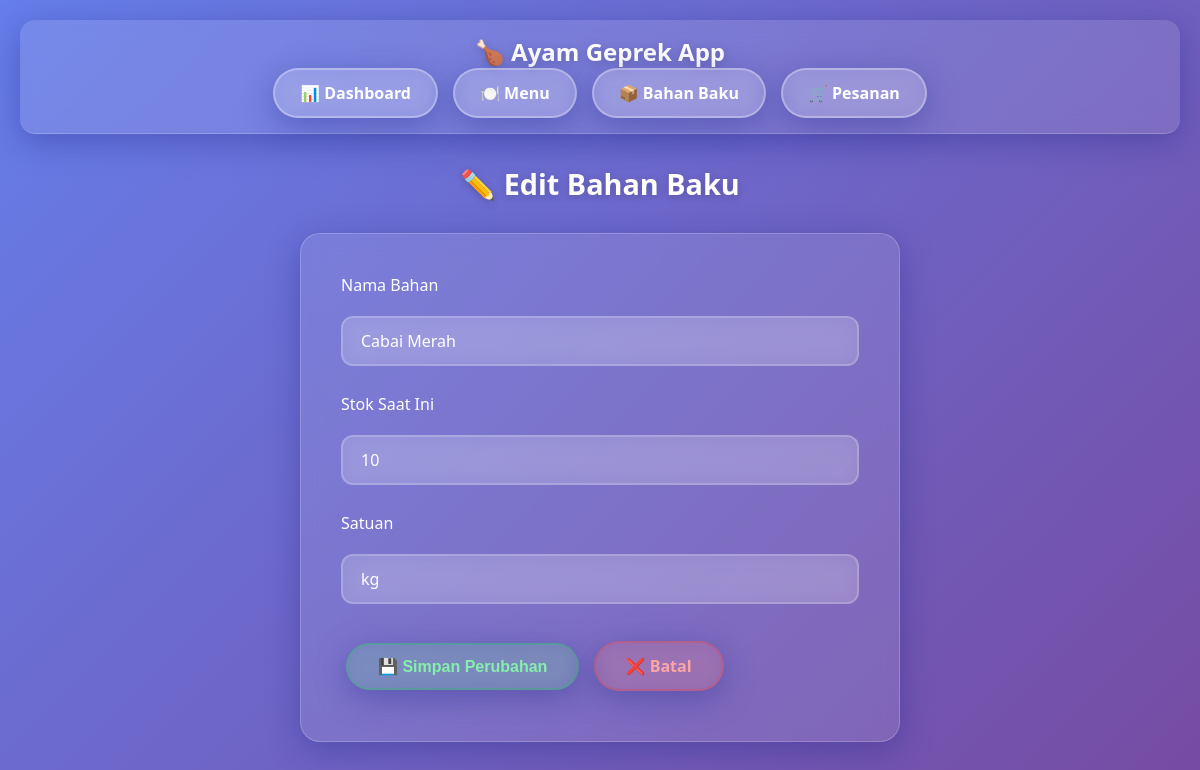
The app's page /bahan/bahan_edit.php?id=2 with its own data.
### tables this page shows
CREATE TABLE Bahan_Baku (
    id_bahan INT AUTO_INCREMENT PRIMARY KEY,
    nama_bahan VARCHAR(100),
    stok_saat_ini INT,
    satuan VARCHAR(50)
);

### bahan/bahan_edit.php (the view, shortened to what this page needs)
<?php include '../header.php'; ?>
<?php include '../koneksi.php'; ?>
<h2>✏️ Edit Bahan Baku</h2>
<?php
$id = $_GET['id'];
$data = mysqli_query($conn, "SELECT * FROM Bahan_Baku WHERE id_bahan = $id");
$d = mysqli_fetch_array($data);
?>
<form method="POST">
    <div style="margin-bottom: 15px;">
        <label style="color: white; display: block; margin-bottom: 8px;">Nama Bahan</label>
        <input type="text" name="nama_bahan" value="<?= $d['nama_bahan']; ?>" required>
    </div>
    <div style="margin-bottom: 15px;">
        <label style="color: white; display: block; margin-bottom: 8px;">Stok Saat Ini</label>
        <input type="number" name="stok" value="<?= $d['stok_saat_ini']; ?>" required>
    </div>
    <div style="margin-bottom: 15px;">
        <label style="color: white; display: block; margin-bottom: 8px;">Satuan</label>
        <input type="text" name="satuan" value="<?= $d['satuan']; ?>" required>
    </div>
    <button type="submit" name="submit" style="background: rgba(34, 197, 94, 0.15); border: 2px solid rgba(34, 197, 94, 0.3); color: #86efac;">💾 Simpan Perubahan</button>
    <a href="bahan.php" class="btn" style="background: rgba(239, 68, 68, 0.15); border: 2px solid rgba(239, 68, 68, 0.3); color: #fca5a5;">❌ Batal</a>
</form>
<?php include '../footer.php'; ?>

### style.css (style rules this page uses)
* { margin: 0; padding: 0; box-sizing: border-box; }
body { font-family: 'Segoe UI', Tahoma, Geneva, Verdana, sans-serif; background: linear-gradient(135deg, #667eea 0%, #764ba2 100%); min-height: 100vh; color: #333; padding: 20px; }
h1, h2 { text-align: center; margin-bottom: 30px; color: white; text-shadow: 0 2px 10px rgba(0, 0, 0, 0.2); font-size: 2.2rem; }
h2 { font-size: 1.8rem; }
form { background: rgba(255, 255, 255, 0.1); backdrop-filter: blur(10px); -webkit-backdrop-filter: blur(10px); border: 1px solid rgba(255, 255, 255, 0.2); padding: 40px; border-radius: 20px; width: 90%; max-width: 600px; margin: 30px auto; box-shadow: 0 8px 32px 0 rgba(31, 38, 135, 0.37); }
input, select, textarea { padding: 12px 18px; margin: 12px 0; width: 100%; background: rgba(255, 255, 255, 0.15); backdrop-filter: blur(10px); -webkit-backdrop-filter: blur(10px); border: 2px solid rgba(255, 255, 255, 0.2); border-radius: 12px; color: white; font-size: 1rem; transition: all 0.3s ease; font-family: inherit; }
input::placeholder, select, textarea { color: rgba(255, 255, 255, 0.7); }
button, .btn { padding: 12px 30px; margin: 10px 5px; background: rgba(255, 255, 255, 0.15); backdrop-filter: blur(10px); -webkit-backdrop-filter: blur(10px); border: 2px solid rgba(255, 255, 255, 0.3); color: white; border-radius: 25px; cursor: pointer; font-weight: 600; font-size: 1rem; transition: all 0.3s ease; display: inline-block; text-decoration: none; box-shadow: 0 8px 32px 0 rgba(31, 38, 135, 0.37); }

### records on screen
bahan_baku: nama_bahan "Cabai Merah", stok "10", satuan "kg"
